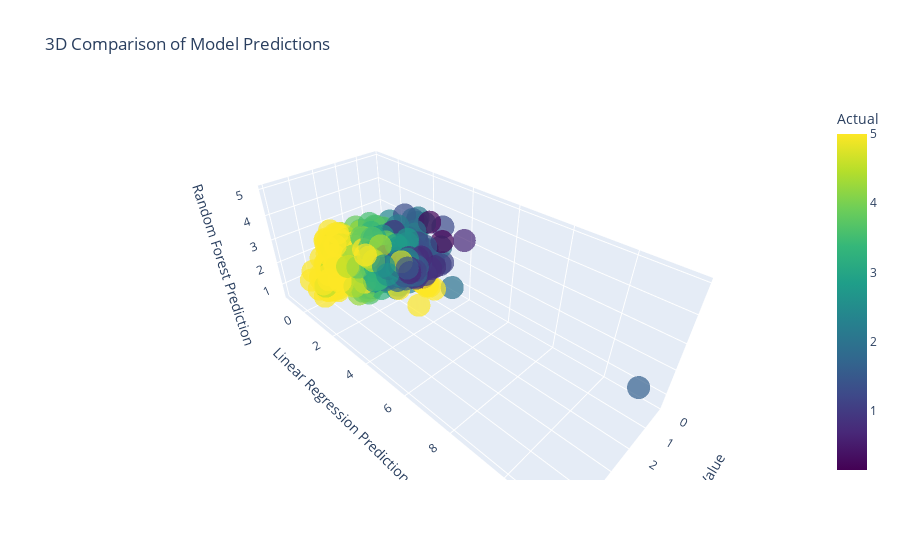

Notebook code cell kept with this figure:
### Code cell
import plotly.express as px
import pandas as pd

# Create a DataFrame for plotting
df_3d = pd.DataFrame({
    "Actual": y_test,
    "Model1_Pred": y_pred,       # Linear Regression
    "Model2_Pred": y_pred_rf     # Random Forest
})

# Plot 3D scatter
fig = px.scatter_3d(
    df_3d,
    x="Actual",
    y="Model1_Pred",
    z="Model2_Pred",
    color="Actual",                     # Heatmap coloring
    color_continuous_scale="Viridis",
    opacity=0.7,
    size_max=5,
    title="3D Comparison of Model Predictions"
)

fig.update_layout(
    scene=dict(
        xaxis_title='Actual House Value',
        yaxis_title='Linear Regression Prediction',
        zaxis_title='Random Forest Prediction'
    )
)

fig.show()

### Figure 1 — Plotly figure (JSON) as saved in the notebook; plotly's stock layout.template omitted (floating-point values rounded to 4 significant figures; data arrays with more than 128 entries replaced by an {"elided": "..."} marker saying what was removed)
{"data": [{"hovertemplate": "Actual=%{marker.color}<br>Model1_Pred=%{y}<br>Model2_Pred=%{z}<extra></extra>", "legendgroup": "", "marker": {"color": {"elided": "4128 float values"}, "coloraxis": "coloraxis", "opacity": 0.7, "symbol": "circle"}, "mode": "markers", "name": "", "scene": "scene", "showlegend": false, "type": "scatter3d", "x": {"elided": "4128 float values"}, "y": {"elided": "4128 float values"}, "z": {"elided": "4128 float values"}}], "layout": {"coloraxis": {"colorbar": {"title": {"text": "Actual"}}, "colorscale": [[0, "#440154"], [0.1111, "#482878"], [0.2222, "#3e4989"], [0.3333, "#31688e"], [0.4444, "#26828e"], [0.5556, "#1f9e89"], [0.6667, "#35b779"], [0.7778, "#6ece58"], [0.8889, "#b5de2b"], [1, "#fde725"]]}, "legend": {"tracegroupgap": 0}, "scene": {"domain": {"x": [0, 1], "y": [0, 1]}, "xaxis": {"title": {"text": "Actual House Value"}}, "yaxis": {"title": {"text": "Linear Regression Prediction"}}, "zaxis": {"title": {"text": "Random Forest Prediction"}}}, "title": {"text": "3D Comparison of Model Predictions"}}}
